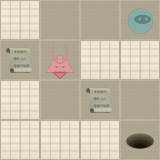

This game map was drawn from its Tiled (.tmx) file and the tilesets committed beside it. A one-line description and the trimmed map source follow:
An orthogonal 4x4 tile map with 40x40 px tiles, 2 tile layers (Level, Actors).

<map version="1.0" orientation="orthogonal" width="4" height="4" tilewidth="40" tileheight="40">
 <properties>
  <property name="moves" value="9" />
 </properties>
 <tileset firstgid="1" name="tiles" tilewidth="40" tileheight="40" spacing="2" margin="2">
  <image source="tiles.png" width="256" height="256" />
  <tile id="0">
   <properties>
    <property name="actor" value="exit" />
   </properties>
  </tile>
  <tile id="2">
   <properties>
    <property name="actor" value="guard" />
    <property name="direction" value="down" />
   </properties>
  </tile>
  <tile id="3">
   <properties>
    <property name="actor" value="guard" />
    <property name="direction" value="left" />
   </properties>
  </tile>
  <tile id="4">
   <properties>
    <property name="actor" value="guard" />
    <property name="direction" value="right" />
   </properties>
  </tile>
  <tile id="5">
   <properties>
    <property name="actor" value="guard" />
    <property name="direction" value="up" />
   </properties>
  </tile>
  <tile id="7">
   <properties>
    <property name="actor" value="player" />
   </properties>
  </tile>
  <tile id="8">
   <properties>
    <property name="actor" value="scroll" />
   </properties>
  </tile>
  <tile id="9">
   <properties>
    <property name="wall" value="1" />
   </properties>
  </tile>
 </tileset>
 <layer name="Level" width="4" height="4">
  <data>[16 cells, 16 non-empty, 2 distinct tile ids]</data>
 </layer>
 <layer name="Actors" width="4" height="4">
  <data>[16 cells, 5 non-empty, 4 distinct tile ids]</data>
 </layer>
</map>
